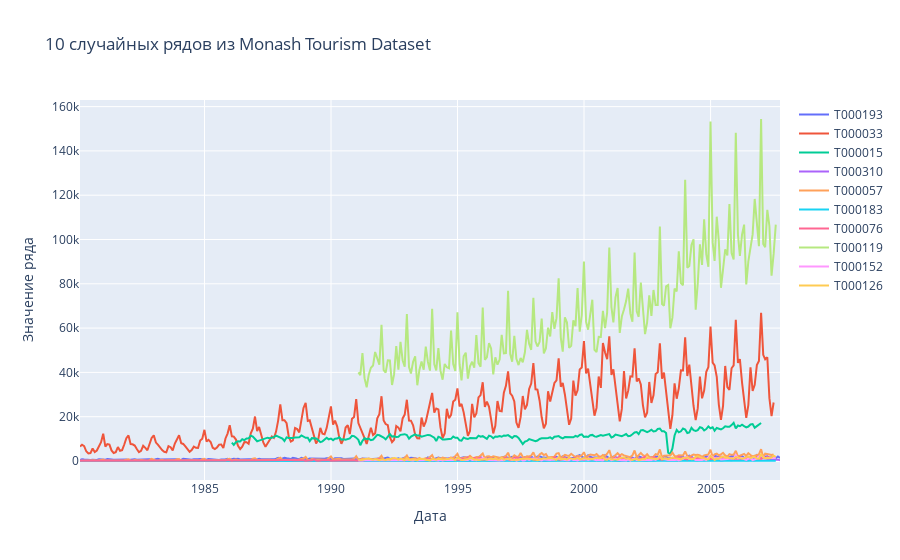

This figure's notebook cell:
### Markdown cell above
Для рисования графиков будем использовать Plotly. 

Несколько полезных ссылок:
- Вводная статья про Plotly (на русском): https://habr.com/ru/articles/502958/.

- Галерея графиков с примерами кода: https://plotly.com/python/. 
  
- Time Series and Date Axes in Python: https://plotly.com/python/time-series/.

### Code cell
fig = go.Figure()

seed_everything()
random_ids = np.random.choice(df["id"].unique(), 10, replace=False)

for i in random_ids:
    fig.add_trace(
        go.Scatter(x=df[df["id"] == i]["timestamp"], y=df[df["id"] == i]["target"], name=str(i))
    )

fig.update_layout(
    title="10 случайных рядов из Monash Tourism Dataset",
    xaxis_title="Дата",
    yaxis_title="Значение ряда",
)

fig.show()

### Figure 1 — Plotly figure (JSON) as saved in the notebook; plotly's stock layout.template omitted (floating-point values rounded to 4 significant figures; data arrays with more than 128 entries replaced by an {"elided": "..."} marker saying what was removed)
{"data": [{"name": "T000193", "type": "scatter", "x": {"elided": "333 str values"}, "y": {"elided": "333 float values"}}, {"name": "T000033", "type": "scatter", "x": {"elided": "330 str values"}, "y": {"elided": "330 float values"}}, {"name": "T000015", "type": "scatter", "x": {"elided": "252 str values"}, "y": {"elided": "252 float values"}}, {"name": "T000310", "type": "scatter", "x": {"elided": "333 str values"}, "y": {"elided": "333 float values"}}, {"name": "T000057", "type": "scatter", "x": {"elided": "330 str values"}, "y": {"elided": "330 float values"}}, {"name": "T000183", "type": "scatter", "x": {"elided": "331 str values"}, "y": {"elided": "331 float values"}}, {"name": "T000076", "type": "scatter", "x": {"elided": "330 str values"}, "y": {"elided": "330 float values"}}, {"name": "T000119", "type": "scatter", "x": {"elided": "199 str values"}, "y": {"elided": "199 float values"}}, {"name": "T000152", "type": "scatter", "x": {"elided": "199 str values"}, "y": {"elided": "199 float values"}}, {"name": "T000126", "type": "scatter", "x": {"elided": "199 str values"}, "y": {"elided": "199 float values"}}], "layout": {"title": {"text": "10 случайных рядов из Monash Tourism Dataset"}, "xaxis": {"title": {"text": "Дата"}}, "yaxis": {"title": {"text": "Значение ряда"}}}}
